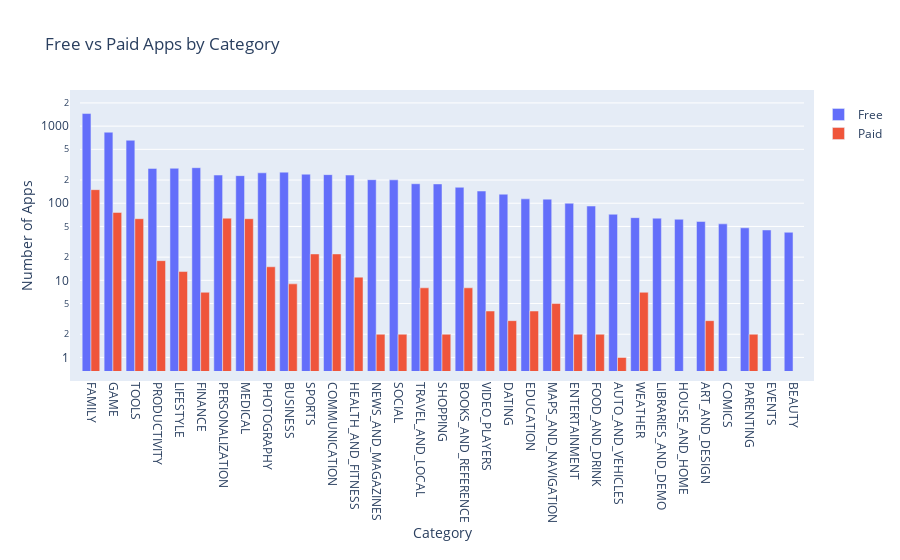

Source (notebook cell):
### Markdown cell above
**Challenge**: Use the plotly express bar [chart examples](https://plotly.com/python/bar-charts/#bar-chart-with-sorted-or-ordered-categories) and the [.bar() API reference](https://plotly.com/python-api-reference/generated/plotly.express.bar.html#plotly.express.bar) to create this bar chart: 

<img src=https://imgur.com/LE0XCxA.png>

You'll want to use the `df_free_vs_paid` DataFrame that you created above that has the total number of free and paid apps per category. 

See if you can figure out how to get the look above by changing the `categoryorder` to 'total descending' as outlined in the documentation here [here](https://plotly.com/python/categorical-axes/#automatically-sorting-categories-by-name-or-total-value).

### Code cell
# Group bar charts need to have the `color` param.
# Color can be based on amount (Number of Apps) or Type (Free vs Paid)
# Use color="Type" for grouped bar charts
bar_free_vs_paid = px.bar(
    data_frame=df_free_vs_paid,
    x="Category",
    y="App",
    title="Free vs Paid Apps by Category",
    barmode="group",
    color="Type",
    hover_name="Category"
)

bar_free_vs_paid.update_xaxes(categoryorder="total descending", tickangle=90)


bar_free_vs_paid.update_layout(
    xaxis_title="Category",
    yaxis_title="Number of Apps",
    yaxis=dict(type="log"),
    legend_title_text="",
    margin=dict(pad=10)
)

### Figure 1 — Plotly figure (JSON) as saved in the notebook; plotly's stock layout.template omitted (floating-point values rounded to 4 significant figures)
{"data": [{"alignmentgroup": "True", "hovertemplate": "<b>%{hovertext}</b><br><br>Type=Free<br>Category=%{x}<br>App=%{y}<extra></extra>", "hovertext": ["ART_AND_DESIGN", "AUTO_AND_VEHICLES", "BEAUTY", "BOOKS_AND_REFERENCE", "BUSINESS", "COMICS", "COMMUNICATION", "DATING", "EDUCATION", "ENTERTAINMENT", "EVENTS", "FAMILY", "FINANCE", "FOOD_AND_DRINK", "GAME", "HEALTH_AND_FITNESS", "HOUSE_AND_HOME", "LIBRARIES_AND_DEMO", "LIFESTYLE", "MAPS_AND_NAVIGATION", "MEDICAL", "NEWS_AND_MAGAZINES", "PARENTING", "PERSONALIZATION", "PHOTOGRAPHY", "PRODUCTIVITY", "SHOPPING", "SOCIAL", "SPORTS", "TOOLS", "TRAVEL_AND_LOCAL", "VIDEO_PLAYERS", "WEATHER"], "legendgroup": "Free", "marker": {"color": "#636efa", "pattern": {"shape": ""}}, "name": "Free", "offsetgroup": "Free", "orientation": "v", "showlegend": true, "textposition": "auto", "type": "bar", "x": ["ART_AND_DESIGN", "AUTO_AND_VEHICLES", "BEAUTY", "BOOKS_AND_REFERENCE", "BUSINESS", "COMICS", "COMMUNICATION", "DATING", "EDUCATION", "ENTERTAINMENT", "EVENTS", "FAMILY", "FINANCE", "FOOD_AND_DRINK", "GAME", "HEALTH_AND_FITNESS", "HOUSE_AND_HOME", "LIBRARIES_AND_DEMO", "LIFESTYLE", "MAPS_AND_NAVIGATION", "MEDICAL", "NEWS_AND_MAGAZINES", "PARENTING", "PERSONALIZATION", "PHOTOGRAPHY", "PRODUCTIVITY", "SHOPPING", "SOCIAL", "SPORTS", "TOOLS", "TRAVEL_AND_LOCAL", "VIDEO_PLAYERS", "WEATHER"], "xaxis": "x", "y": [58, 72, 42, 161, 253, 54, 235, 131, 114, 100, 45, 1456, 289, 92, 834, 232, 62, 64, 284, 113, 228, 202, 48, 232, 248, 283, 178, 201, 238, 656, 179, 144, 65], "yaxis": "y"}, {"alignmentgroup": "True", "hovertemplate": "<b>%{hovertext}</b><br><br>Type=Paid<br>Category=%{x}<br>App=%{y}<extra></extra>", "hovertext": ["ART_AND_DESIGN", "AUTO_AND_VEHICLES", "BOOKS_AND_REFERENCE", "BUSINESS", "COMMUNICATION", "DATING", "EDUCATION", "ENTERTAINMENT", "FAMILY", "FINANCE", "FOOD_AND_DRINK", "GAME", "HEALTH_AND_FITNESS", "LIFESTYLE", "MAPS_AND_NAVIGATION", "MEDICAL", "NEWS_AND_MAGAZINES", "PARENTING", "PERSONALIZATION", "PHOTOGRAPHY", "PRODUCTIVITY", "SHOPPING", "SOCIAL", "SPORTS", "TOOLS", "TRAVEL_AND_LOCAL", "VIDEO_PLAYERS", "WEATHER"], "legendgroup": "Paid", "marker": {"color": "#EF553B", "pattern": {"shape": ""}}, "name": "Paid", "offsetgroup": "Paid", "orientation": "v", "showlegend": true, "textposition": "auto", "type": "bar", "x": ["ART_AND_DESIGN", "AUTO_AND_VEHICLES", "BOOKS_AND_REFERENCE", "BUSINESS", "COMMUNICATION", "DATING", "EDUCATION", "ENTERTAINMENT", "FAMILY", "FINANCE", "FOOD_AND_DRINK", "GAME", "HEALTH_AND_FITNESS", "LIFESTYLE", "MAPS_AND_NAVIGATION", "MEDICAL", "NEWS_AND_MAGAZINES", "PARENTING", "PERSONALIZATION", "PHOTOGRAPHY", "PRODUCTIVITY", "SHOPPING", "SOCIAL", "SPORTS", "TOOLS", "TRAVEL_AND_LOCAL", "VIDEO_PLAYERS", "WEATHER"], "xaxis": "x", "y": [3, 1, 8, 9, 22, 3, 4, 2, 150, 7, 2, 76, 11, 13, 5, 63, 2, 2, 64, 15, 18, 2, 2, 22, 63, 8, 4, 7], "yaxis": "y"}], "layout": {"barmode": "group", "legend": {"title": {"text": ""}, "tracegroupgap": 0}, "margin": {"pad": 10}, "title": {"text": "Free vs Paid Apps by Category"}, "xaxis": {"anchor": "y", "categoryorder": "total descending", "domain": [0, 1], "tickangle": 90, "title": {"text": "Category"}}, "yaxis": {"anchor": "x", "domain": [0, 1], "title": {"text": "Number of Apps"}, "type": "log"}}}
